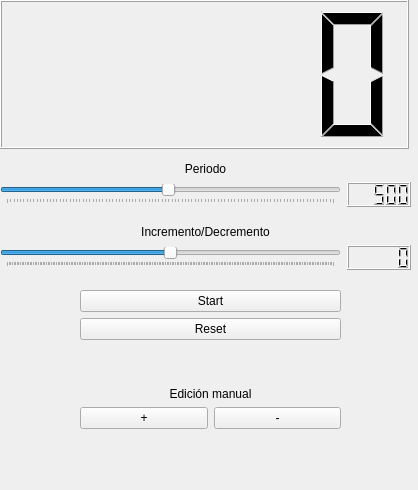
<?xml version="1.0" encoding="UTF-8"?>
<ui version="4.0">
 <class>Counter</class>
 <widget class="QWidget" name="Counter">
  <property name="geometry">
   <rect>
    <x>0</x>
    <y>0</y>
    <width>418</width>
    <height>490</height>
   </rect>
  </property>
  <property name="windowTitle">
   <string>Counter</string>
  </property>
  <widget class="QWidget" name="verticalLayoutWidget_2">
   <property name="geometry">
    <rect>
     <x>80</x>
     <y>290</y>
     <width>261</width>
     <height>151</height>
    </rect>
   </property>
   <layout class="QVBoxLayout" name="layoutControl">
    <item>
     <widget class="QPushButton" name="StartStop">
      <property name="text">
       <string>Start</string>
      </property>
     </widget>
    </item>
    <item>
     <widget class="QPushButton" name="Reset">
      <property name="text">
       <string>Reset</string>
      </property>
     </widget>
    </item>
    <item>
     <widget class="QWidget" name="widgetManual" native="true">
      <widget class="QWidget" name="verticalLayoutWidget">
       <property name="geometry">
        <rect>
         <x>0</x>
         <y>0</y>
         <width>261</width>
         <height>83</height>
        </rect>
       </property>
       <layout class="QVBoxLayout" name="layoutManual">
        <item>
         <widget class="QLabel" name="label_3">
          <property name="text">
           <string>Edición manual</string>
          </property>
          <property name="alignment">
           <set>Qt::AlignBottom|Qt::AlignHCenter</set>
          </property>
         </widget>
        </item>
        <item>
         <layout class="QHBoxLayout" name="horizontalLayout_2">
          <item>
           <widget class="QPushButton" name="Increment">
            <property name="text">
             <string>+</string>
            </property>
           </widget>
          </item>
          <item>
           <widget class="QPushButton" name="Decrement">
            <property name="text">
             <string>-</string>
            </property>
           </widget>
          </item>
         </layout>
        </item>
       </layout>
      </widget>
     </widget>
    </item>
   </layout>
  </widget>
  <widget class="QWidget" name="verticalLayoutWidget_3">
   <property name="geometry">
    <rect>
     <x>0</x>
     <y>150</y>
     <width>411</width>
     <height>120</height>
    </rect>
   </property>
   <layout class="QVBoxLayout" name="layoutSlicer">
    <item>
     <widget class="QLabel" name="label">
      <property name="text">
       <string>Periodo</string>
      </property>
      <property name="alignment">
       <set>Qt::AlignBottom|Qt::AlignHCenter</set>
      </property>
     </widget>
    </item>
    <item>
     <layout class="QHBoxLayout" name="horizontalLayout_5">
      <item>
       <widget class="QSlider" name="sPeriod">
        <property name="minimum">
         <number>10</number>
        </property>
        <property name="maximum">
         <number>1000</number>
        </property>
        <property name="singleStep">
         <number>10</number>
        </property>
        <property name="value">
         <number>500</number>
        </property>
        <property name="orientation">
         <enum>Qt::Horizontal</enum>
        </property>
        <property name="tickPosition">
         <enum>QSlider::TicksBelow</enum>
        </property>
       </widget>
      </item>
      <item>
       <widget class="QLCDNumber" name="lcdPeriod">
        <property name="intValue" stdset="0">
         <number>500</number>
        </property>
       </widget>
      </item>
     </layout>
    </item>
    <item>
     <widget class="QLabel" name="label_2">
      <property name="text">
       <string>Incremento/Decremento</string>
      </property>
      <property name="alignment">
       <set>Qt::AlignBottom|Qt::AlignHCenter</set>
      </property>
     </widget>
    </item>
    <item>
     <layout class="QHBoxLayout" name="horizontalLayout_4">
      <item>
       <widget class="QSlider" name="sCounter">
        <property name="minimum">
         <number>-100</number>
        </property>
        <property name="maximum">
         <number>100</number>
        </property>
        <property name="pageStep">
         <number>1</number>
        </property>
        <property name="tracking">
         <bool>true</bool>
        </property>
        <property name="orientation">
         <enum>Qt::Horizontal</enum>
        </property>
        <property name="invertedAppearance">
         <bool>false</bool>
        </property>
        <property name="invertedControls">
         <bool>false</bool>
        </property>
        <property name="tickPosition">
         <enum>QSlider::TicksBelow</enum>
        </property>
       </widget>
      </item>
      <item>
       <widget class="QLCDNumber" name="lcdCounter"/>
      </item>
     </layout>
    </item>
   </layout>
  </widget>
  <widget class="QLCDNumber" name="lcdNumber">
   <property name="geometry">
    <rect>
     <x>0</x>
     <y>0</y>
     <width>409</width>
     <height>149</height>
    </rect>
   </property>
  </widget>
 </widget>
 <resources/>
 <connections/>
</ui>
